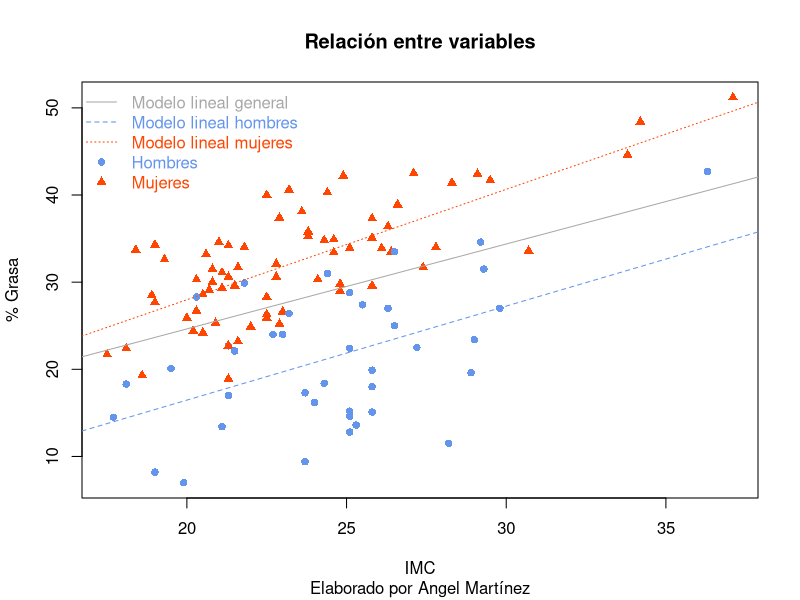

R code for this plot:
library(readr)
NeidertBD <- read_csv("Kluess-plasma DPPIV-data.csv")
View(NeidertBD)

# Preguntas de investigación

# 1. Existe correlación entre (BMI Kg/m2) y (%Fat)?
# Aplique la prueba t para correlación aplicando la
# función cor.test() y haga la prueba de hipótesis:


str(NeidertBD)
NeidertBD$Sex <- as.factor(NeidertBD$Sex)

CorBMIFAT <- cor(NeidertBD$`BMI (kg/m2)`, NeidertBD$`% Fat`)
CorBMIFAT

# 0.4210956
# correlacion moderada


# 2.¿Cuán fuerte es la correlación entre (BMI Kg/m2)
# y (%Fat)

#coeficiente de Pearson
# R
#coeficiente de determinacion 
# R^2

R2BMIFAT <- CorBMIFAT^2
R2BMIFAT
# R^2 = 0.1773215
# 17.73% de variabilidad en y es explicada por la variabilidad en x.

# 2. ¿La relación observada gráficamente entre el IMC
#(BMI Kg/m2) y el % de grasa (%Fat) es estadísticamente
# significativa?

CorBMIFATtest <- cor.test(NeidertBD$`BMI (kg/m2)`, NeidertBD$`% Fat`)
CorBMIFATtest 
# valor p = 4.181e-06
# 95 percent confidence interval:
# 0.2546933 0.5632773
# La correlacion es sestadisticamente significativa



# 4. ¿Cuál es el IC95 de la correlación entre (BMI Kg/m2) y (%Fat)?

# 95 percent confidence interval:
# 0.2546933 0.5632773

# 5. ¿Existe evidencia gráfica de relación entre las
# variables (BMI Kg/m2) y (%Fat)?

# A graficar

Fat <- NeidertBD$`% Fat`
BMI <- NeidertBD$`BMI (kg/m2)`
lmNeidert <- lm(Fat ~ BMI)

FatMale <- subset(NeidertBD, Sex == "M", select = `% Fat`)
FatMale <- FatMale$`% Fat`
BMIMale <- subset(NeidertBD, Sex == "M", select = `BMI (kg/m2)`)
BMIMale <- BMIMale$`BMI (kg/m2)`
lmNeidertMale <- lm(FatMale ~ BMIMale)

FatFemale <- subset(NeidertBD, Sex == "F", select = `% Fat`)
FatFemale <- FatFemale$`% Fat`
BMIFemale <- subset(NeidertBD, Sex == "F", select = `BMI (kg/m2)`)
BMIFemale <- BMIFemale$`BMI (kg/m2)`
lmNeidertFemale <- lm(FatFemale ~ BMIFemale)


plot(Fat ~ BMI, 
     data = NeidertBD,
     pch = ifelse(NeidertBD$Sex == "M", 16, 17),
     col = ifelse(NeidertBD$Sex == "M", "cornflowerblue","orangered"),
     main = "Relación entre variables",
     xlab = "IMC",
     ylab = "% Grasa",
     sub = "Elaborado por Angel Martínez")
abline(lmNeidert, 
       col = "grey66",
       lty = 1,
       lwd = 1)
abline(lmNeidertMale, 
       col = "cornflowerblue",
       lty = 2,
       lwd = 1)
abline(lmNeidertFemale, 
       col = "orangered",
       lty = 3,
       lwd = 1)


legend("topleft", 
       legend = c("Modelo lineal general", "Modelo lineal hombres", "Modelo lineal mujeres", "Hombres", "Mujeres"), 
       col = c("grey66", "cornflowerblue","orangered", "cornflowerblue","orangered"),
       text.col = c("grey66", "cornflowerblue","orangered", "cornflowerblue","orangered"),
       lty = c(1, 2, 3, NA, NA),
       lwd = 1,
       bty = "n",
       pch = c(NA, NA, NA, 16, 17))


